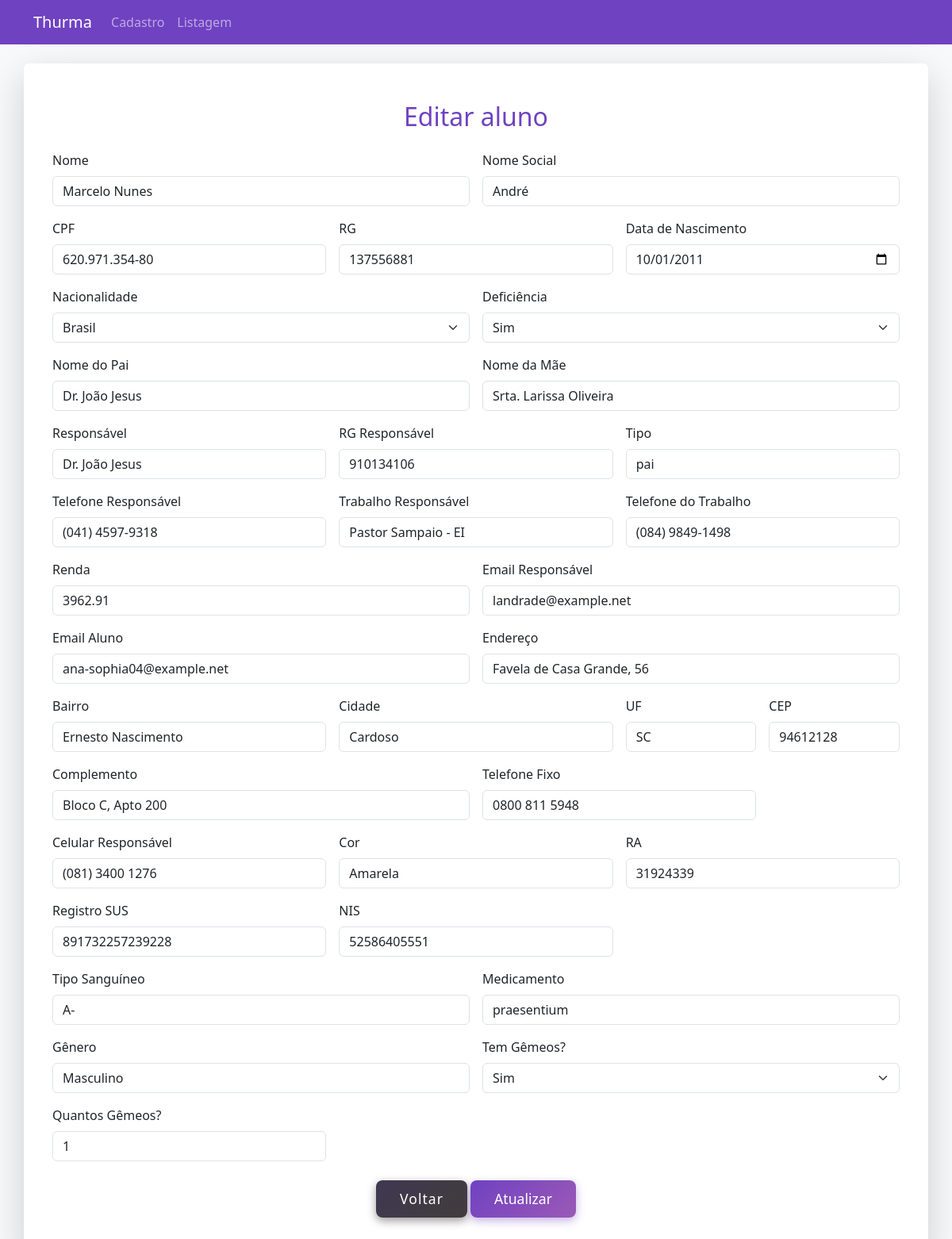
Page /editar_aluno.php?id=300 on the committed database.
### tables this page shows
CREATE TABLE `alunos` (
  `id` int(11) NOT NULL,
  `nome` varchar(255) NOT NULL,
  `nome_social` varchar(255) DEFAULT NULL,
  `cpf` varchar(14) NOT NULL,
  `rg` varchar(12) DEFAULT NULL,
  `data_nascimento` date NOT NULL,
  `nacionalidade` varchar(100) DEFAULT NULL,
  `deficiencia` enum('sim','nao') DEFAULT 'nao',
  `nome_pai` varchar(255) DEFAULT NULL,
  `nome_mae` varchar(255) DEFAULT NULL,
  `responsavel` varchar(255) NOT NULL,
  `rg_responsavel` varchar(12) DEFAULT NULL,
  `tipo_responsavel` varchar(100) DEFAULT NULL,
  `tel_responsavel` varchar(15) DEFAULT NULL,
  `trabalho_responsavel` varchar(255) DEFAULT NULL,
  `tel_trabalho_responsavel` varchar(15) DEFAULT NULL,
  `renda_responsavel` decimal(10,2) DEFAULT NULL,
  `email_responsavel` varchar(255) DEFAULT NULL,
  `email_aluno` varchar(255) DEFAULT NULL,
  `endereco` varchar(255) DEFAULT NULL,
  `bairro` varchar(100) DEFAULT NULL,
  `cidade` varchar(100) DEFAULT NULL,
  `uf` char(2) DEFAULT NULL,
  `cep` varchar(8) DEFAULT NULL,
  `complemento` varchar(100) DEFAULT NULL,
  `telefone_fixo` varchar(15) DEFAULT NULL,
  `cel_responsavel` varchar(15) DEFAULT NULL,
  `cor` varchar(50) DEFAULT NULL,
  `ra` varchar(20) NOT NULL,
  `registro_sus` varchar(20) DEFAULT NULL,
  `nis` varchar(20) DEFAULT NULL,
  `tipo_sanguineo` varchar(3) DEFAULT NULL,
  `medicamento` varchar(255) DEFAULT NULL,
  `genero` varchar(20) DEFAULT NULL,
  `tem_gemeos` enum('sim','nao') DEFAULT 'nao',
  `quantos_gemeos` int(11) DEFAULT 0,
  `sala` enum('1º Ano Fundamental','2º Ano Fundamental','3º Ano Fundamental','4º Ano Fundamental','5º Ano Fundamental','6º Ano Fundamental','7º Ano Fundamental','8º Ano Fundamental','9º Ano Fundamental','1º Ano Médio','2º Ano Médio','3º Ano Médio') NOT NULL DEFAULT '1º Ano Fundamental',
  `pais` enum('Afeganistão','África do Sul','Albânia','Alemanha','Andorra','Angola','Antígua e Barbuda','Arábia Saudita','Argélia','Argentina','Armênia','Austrália','Áustria','Azerbaijão','Bahamas','Bahrein','Bangladesh','Barbados','Bélgica','Belize','Benin','Bielorrússia','Bolívia','Bósnia e Herzegovina','Botsuana','Brasil','Brunei','Bulgária','Burquina Faso','Burundi','Butão','Cabo Verde','Camarões','Camboja','Canadá','Catar','Cazaquistão','Chade','Chile','China','Chipre','Colômbia','Comores','Congo','Coreia do Norte','Coreia do Sul','Costa do Marfim','Costa Rica','Croácia','Cuba','Dinamarca','Djibuti','Dominica','Egito','El Salvador','Emirados Árabes Unidos','Equador','Eritreia','Eslováquia','Eslovênia','Espanha','Estados Unidos','Estônia','Eswatini','Etiópia','Fiji','Filipinas','Finlândia','França','Gabão','Gâmbia','Gana','Geórgia','Granada','Grécia','Guatemala','Guiana','Guiné','Guiné Equatorial','Guiné-Bissau','Haiti','Holanda','Honduras','Hungria','Iémen','Ilhas Marshall','Ilhas Salomão','Índia','Indonésia','Irã','Iraque','Irlanda','Islândia','Israel','Itália','Jamaica','Japão','Jordânia','Kiribati','Kuwait','Laos','Lesoto','Letônia','Líbano','Libéria','Líbia','Liechtenstein','Lituânia','Luxemburgo','Macedônia do Norte','Madagáscar','Malásia','Malawi','Maldivas','Mali','Malta','Marrocos','Maurício','Mauritânia','México','Mianmar','Micronésia','Moçambique','Moldávia','Mônaco','Mongólia','Montenegro','Namíbia','Nauru','Nepal','Nicarágua','Níger','Nigéria','Noruega','Nova Zelândia','Omã','Palau','Panamá','Papua-Nova Guiné','Paquistão','Paraguai','Peru','Polônia','Portugal','Quênia','Quirguistão','Reino Unido','República Centro-Africana','República Checa','República Democrática do Congo','República Dominicana','Romênia','Ruanda','Rússia','Saara Ocidental','Saint Kitts e Nevis','Saint Vincent e Granadinas','Samoa','San Marino','Santa Lúcia','São Tomé e Príncipe','Senegal','Serra Leoa','Sérvia','Singapura','Síria','Somália','Sri Lanka','Suazilândia','Sudão','Sudão do Sul','Suécia','Suíça','Suriname','Tailândia','Taiwan','Tajiquistão','Tanzânia','Timor-Leste','Togo','Tonga','Trindade e Tobago','Tunísia','Turcomenistão','Turquia','Tuvalu','Ucrânia','Uganda','Uruguai','Uzbequistão','Vanuatu','Vaticano','Venezuela','Vietnã','Zâmbia','Zimbábue') DEFAULT NULL
);

### editar_aluno.php (the view, shortened to what this page needs)
<?php
include 'conexao.php';
if (isset($_GET['id'])) {
    $id = $_GET['id'];
    $sql = "SELECT * FROM alunos WHERE id = ?";
    $stmt = $conn->prepare($sql);
    $stmt->bind_param("i", $id);
    $stmt->execute();
    $result = $stmt->get_result();
    if ($result->num_rows > 0) {
        $alunos = $result->fetch_assoc();
    } else {
        die("Aluno não encontrado.");
    }
} else {
    die("ID do aluno não especificado.");
}
?>
<!DOCTYPE html>
<html lang="pt-BR">
<head>
    <link href="https://cdn.jsdelivr.net/npm/bootstrap@5.3.0/dist/css/bootstrap.min.css" rel="stylesheet">
    <link rel="stylesheet" href="style.css">
</head>
<body class="bg-light">
<nav class="navbar navbar-expand-lg navbar-dark bg-purple mb-4">
  <div class="container">
    <a class="navbar-brand" href="index.php">Thurma</a>
    <div class="collapse navbar-collapse">
        <ul class="navbar-nav me-auto">
        <li class="nav-item"><a class="nav-link" href="cadastro.html">Cadastro</a></li>
        <li class="nav-item"><a class="nav-link" href="listagem.php">Listagem</a></li>
    </ul>
    </div>
  </div>
</nav>
<div class="container bg-white shadow-lg rounded p-4 mb-5">
    <div class="container my-4">
    <h2 class="text-center text-purple mb-4">Editar aluno</h2>
        <form method="POST" class="row g-3">
            <div class="col-md-6">
                <label class="form-label">Nome</label>
                <input type="text" class="form-control" name="nome" value="<?= $alunos['nome'] ?>" required>
            </div>
            <div class="col-md-6">
                <label class="form-label">Nome Social</label>
                <input type="text" class="form-control" name="nome_social" value="<?= $alunos['nome_social'] ?>">
            </div>
            <div class="col-md-4">
                <label class="form-label">CPF</label>
                <input type="text" class="form-control cpf" name="cpf" value="<?= $alunos['cpf'] ?>" required>
            </div>
            <div class="col-md-4">
                <label class="form-label">RG</label>
                <input type="text" class="form-control rg" name="rg" value="<?= $alunos['rg'] ?>">
            </div>
            <div class="col-md-4">
                <label class="form-label">Data de Nascimento</label>
                <input type="date" class="form-control" name="data_nascimento" value="<?= $alunos['data_nascimento'] ?>">
            </div>
            <div class="col-md-6">
                <label class="form-label">Nacionalidade</label>
                <select class="form-select" name="nacionalidade">
                    <option value="Brasil" <?= $alunos['nacionalidade'] === 'Brasil' ? 'selected' : '' ?>>Brasil</option>
                </select>
            </div>
            <div class="col-md-6">
                <label class="form-label">Deficiência</label>
                <select name="deficiencia" class="form-select">
                    <option value="sim" <?= $alunos['deficiencia'] === 'sim' ? 'selected' : '' ?>>Sim</option>
                </select>
            </div>
            <div class="col-md-6">
                <label class="form-label">Nome do Pai</label>
                <input type="text" class="form-control" name="nome_pai" value="<?= $alunos['nome_pai'] ?>">
            </div>
            <div class="col-md-6">
                <label class="form-label">Nome da Mãe</label>
                <input type="text" class="form-control" name="nome_mae" value="<?= $alunos['nome_mae'] ?>">
            </div>
            <div class="col-md-4">
                <label class="form-label">Responsável</label>
                <input type="text" class="form-control" name="responsavel" value="<?= $alunos['responsavel'] ?>">
            </div>
            <div class="col-md-4">
                <label class="form-label">RG Responsável</label>
                <input type="text" class="form-control rg" name="rg_responsavel" value="<?= $alunos['rg_responsavel'] ?>">
            </div>
            <div class="col-md-4">
                <label class="form-label">Tipo</label>
                <input type="text" class="form-control" name="tipo_responsavel" value="<?= $alunos['tipo_responsavel'] ?>">
            </div>
            <div class="col-md-4">
                <label class="form-label">Telefone Responsável</label>
                <input type="text" class="form-control telefone" name="tel_responsavel" value="<?= $alunos['tel_responsavel'] ?>">
            </div>
            <div class="col-md-4">
                <label class="form-label">Trabalho Responsável</label>
                <input type="text" class="form-control" name="trabalho_responsavel" value="<?= $alunos['trabalho_responsavel'] ?>">
            </div>
            <div class="col-md-4">
                <label class="form-label">Telefone do Trabalho</label>
                <input type="text" class="form-control telefone" name="tel_trabalho_responsavel" value="<?= $alunos['tel_trabalho_responsavel'] ?>">
            </div>
            <div class="col-md-6">
                <label class="form-label">Renda</label>
                <input type="text" class="form-control" name="renda_responsavel" value="<?= $alunos['renda_responsavel'] ?>">
            </div>
            <div class="col-md-6">
                <label class="form-label">Email Responsável</label>
                <input type="email" class="form-control" name="email_responsavel" value="<?= $alunos['email_responsavel'] ?>">
            </div>
            <div class="col-md-6">
                <label class="form-label">Email Aluno</label>
                <input type="email" class="form-control" name="email_aluno" value="<?= $alunos['email_aluno'] ?>">
            </div>
            <div class="col-md-6">
                <label class="form-label">Endereço</label>
                <input type="text" class="form-control" name="endereco" value="<?= $alunos['endereco'] ?>">
            </div>
            <div class="col-md-4">
                <label class="form-label">Bairro</label>
                <input type="text" class="form-control" name="bairro" value="<?= $alunos['bairro'] ?>">
            </div>
            <div class="col-md-4">
                <label class="form-label">Cidade</label>
                <input type="text" class="form-control" name="cidade" value="<?= $alunos['cidade'] ?>">
            </div>
            <div class="col-md-2">
                <label class="form-label">UF</label>
                <input type="text" class="form-control" name="uf" value="<?= $alunos['uf'] ?>">
            </div>
            <div class="col-md-2">
                <label class="form-label">CEP</label>
                <input type="text" class="form-control cep" name="cep" value="<?= $alunos['cep'] ?>">
            </div>
            <div class="col-md-6">
                <label class="form-label">Complemento</label>
                <input type="text" class="form-control" name="complemento" value="<?= $alunos['complemento'] ?>">
            </div>
            <div class="col-md-4">
                <label class="form-label">Telefone Fixo</label>
                <input type="text" class="form-control telefone" name="telefone_fixo" value="<?= $alunos['telefone_fixo'] ?>">
            </div>
            <div class="col-md-4">
                <label class="form-label">Celular Responsável</label>
                <input type="text" class="form-control telefone" name="cel_responsavel" value="<?= $alunos['cel_responsavel'] ?>">
            </div>
            <div class="col-md-4">
                <label class="form-label">Cor</label>
                <input type="text" class="form-control" name="cor" value="<?= $alunos['cor'] ?>">
            </div>
            <div class="col-md-4">
                <label class="form-label">RA</label>
                <input type="text" class="form-control" name="ra" maxlength="5" value="<?= $alunos['ra'] ?>">
            </div>
            <div class="col-md-4">
                <label class="form-label">Registro SUS</label>
                <input type="text" class="form-control" name="registro_sus" value="<?= $alunos['registro_sus'] ?>">
            </div>
            <div class="col-md-4">
                <label class="form-label">NIS</label>
                <input type="text" class="form-control" name="nis" value="<?= $alunos['nis'] ?>">
            </div>
            <div class="col-md-6">
                <label class="form-label">Tipo Sanguíneo</label>
                <input type="text" class="form-control" name="tipo_sanguineo" value="<?= $alunos['tipo_sanguineo'] ?>">
            </div>
            <div class="col-md-6">
                <label class="form-label">Medicamento</label>
                <input type="text" class="form-control" name="medicamento" value="<?= $alunos['medicamento'] ?>">
            </div>
            <div class="col-md-6">
                <label class="form-label">Gênero</label>
                <input type="text" class="form-control" name="genero" value="<?= $alunos['genero'] ?>">
            </div>
            <div class="col-md-6">
                <label class="form-label">Tem Gêmeos?</label>
                <select class="form-select" name="tem_gemeos">
                    <option value="sim" <?= $alunos['tem_gemeos'] === 'sim' ? 'selected' : '' ?>>Sim</option>
                </select>
            </div>
            <div class="col-md-4">
                <label class="form-label">Quantos Gêmeos?</label>
                <input type="number" class="form-control" name="quantos_gemeos" value="<?= $alunos['quantos_gemeos'] ?>">
            </div>
            <div class="col-12 text-center mt-4">
                <button type="button" class="btn-cinza" onclick="window.location.href='listagem.php'">Voltar</button>
                <button type="submit" class="btn-purple">Atualizar</button>
            </div>
        </form>
    </div>
</div>
</body>
</html>

### style.css (style rules this page uses)
body { background: url('background.jpg') repeat; background-color: #f5f5f5; font-family: 'Segoe UI', sans-serif; }
.bg-purple { background-color: #6f42c1 !important; }
.text-purple { color: #6f42c1; }
label { font-weight: 500; }
input, select { border-radius: 6px !important; }
.btn-purple { background: linear-gradient(135deg, #6f42c1, #9b59b6); color: white; border: none; padding: 10px 30px; font-size: 1.1rem; border-radius: 8px; box-shadow: 0 4px 12px rgba(111, 66, 193, 0.4); transition: all 0.3s ease; font-weight: 500; }
.btn-cinza { background: linear-gradient(135deg, #3f3852, #423c3c); color: white; border: none; padding: 10px 30px; font-size: 1.1rem; border-radius: 8px; box-shadow: 0 4px 12px rgba(0, 0, 0, 0.4); transition: all 0.3s ease; font-weight: 500; cursor: pointer; letter-spacing: 1px; }

### rows in the picture
alunos: nome "Marcelo Nunes", nome_social "André", cpf "620.971.354-80", rg "137556881", data_nascimento "10/01/2011", deficiencia "Sim", nome_pai "Dr. João Jesus", nome_mae "Srta. Larissa Oliveira", responsavel "Dr. João Jesus", rg_responsavel "910134106", tipo_responsavel "pai", tel_responsavel "(041) 4597-9318", trabalho_responsavel "Pastor Sampaio - EI", tel_trabalho_responsavel "(084) 9849-1498", renda_responsavel "3962.91", email_responsavel "landrade@example.net", email_aluno "ana-sophia04@example.net", endereco "Favela de Casa Grande, 56", bairro "Ernesto Nascimento", cidade "Cardoso", uf "SC", cep "94612128", complemento "Bloco C, Apto 200", telefone_fixo "0800 811 5948", cel_responsavel "(081) 3400 1276", cor "Amarela", ra "31924339", registro_sus "891732257239228", nis "52586405551", tipo_sanguineo "A-", medicamento "praesentium", genero "Masculino", tem_gemeos "Sim", quantos_gemeos "1"
